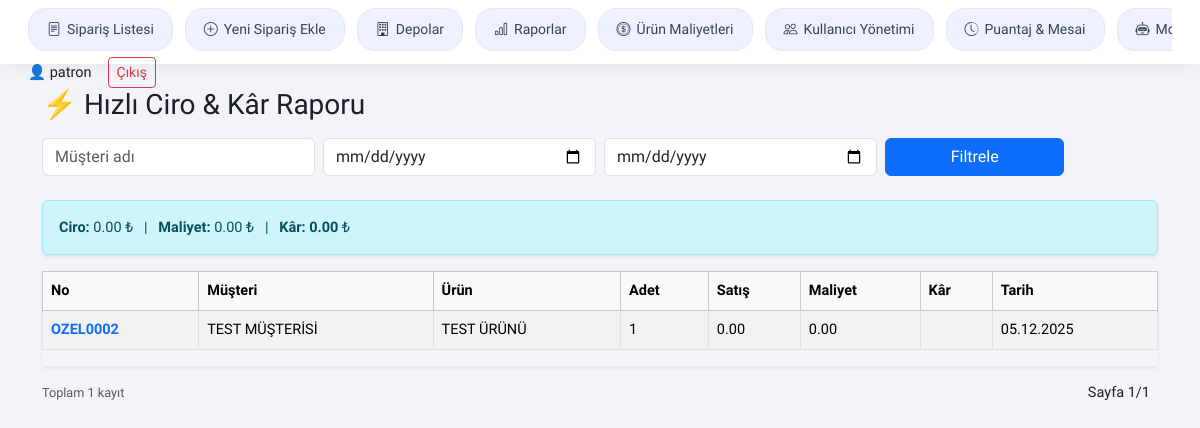
Screenshot of /reports/fast/ (signed in) with the database file from the repository.
### core/models.py (models this page shows, shortened)
class Order(models.Model):
    SIPARIS_TIPLERI = [
        ('OZEL', 'Özel'),
        ('SERI', 'Seri'),
        ('STOK', 'Stoğa Üretim')  # 👈 Hazır üretim / depoya üretim tipi
    ]
    siparis_tipi = models.CharField(max_length=20, choices=SIPARIS_TIPLERI, null=True, blank=True, db_index=True)
    siparis_numarasi = models.CharField(max_length=20, unique=True, blank=True, db_index=True)
    musteri = models.ForeignKey('Musteri', on_delete=models.SET_NULL, null=True, blank=True, db_index=True)
    musteri_referans = models.CharField(max_length=150, blank=True, null=True, verbose_name="Müşteri Sipariş Referansı")
    siparis_tarihi = models.DateField(default=timezone.now, null=True, blank=True, db_index=True)
    urun_kodu = models.CharField(max_length=100, null=True, blank=True, db_index=True)
    adet = models.PositiveIntegerField(null=True, blank=True)
    renk = models.CharField(max_length=50, null=True, blank=True, db_index=True)
    beden = models.CharField(max_length=50, null=True, blank=True, db_index=True)
    teslim_tarihi = models.DateField(null=True, blank=True, db_index=True)
    aciklama = models.TextField(blank=True, null=True)
    resim = models.ImageField(upload_to='siparis_resimleri/', blank=True, null=True)
    qr_code_url = models.URLField(blank=True, null=True)
    kesim_yapan = models.CharField(max_length=100, blank=True, null=True)
    kesim_tarihi = models.DateTimeField(blank=True, null=True)
    dikim_yapan = models.CharField(max_length=100, blank=True, null=True)
    dikim_tarihi = models.DateTimeField(blank=True, null=True)
    susleme_yapan = models.CharField(max_length=100, blank=True, null=True)
    susleme_tarihi = models.DateTimeField(blank=True, null=True)
    hazir_yapan = models.CharField(max_length=100, blank=True, null=True)
    hazir_tarihi = models.DateTimeField(blank=True, null=True)
    sevkiyat_yapan = models.CharField(max_length=100, blank=True, null=True)
    sevkiyat_tarihi = models.DateTimeField(blank=True, null=True)
    cikti_alindi = models.BooleanField(default=False)
    DURUM_SECENEKLERI = [
        ('bekliyor', 'Bekliyor'),
        ('basladi', 'Başladı'),
        ('bitti', 'Bitti'),
    ]
    kesim_durum = models.CharField(max_length=20, choices=DURUM_SECENEKLERI, default='bekliyor')
    dikim_durum = models.CharField(max_length=20, choices=DURUM_SECENEKLERI, default='bekliyor')
    susleme_durum = models.CharField(max_length=20, choices=DURUM_SECENEKLERI, default='bekliyor')
    hazir_durum = models.CharField(max_length=20, choices=DURUM_SECENEKLERI, default='bekliyor')
    sevkiyat_durum = models.CharField(
        max_length=20,
        choices=[
            ('bekliyor', 'Bekliyor'),
            ('hazirlaniyor', 'Hazırlanıyor'),
            ('gonderildi', 'Gönderildi')
        ],
        default='bekliyor'
    )
    dikim_fason = models.BooleanField(default=False)
    dikim_fasoncu = models.ForeignKey(Fasoncu, on_delete=models.SET_NULL, null=True, blank=True, related_name='dikim_fasonlari')
    dikim_fason_durumu = models.CharField(max_length=20, choices=[('verildi', 'Verildi'), ('alindi', 'Alındı')], blank=True, null=True)
    susleme_fason = models.BooleanField(default=False)
    susleme_fasoncu = models.ForeignKey(Fasoncu, on_delete=models.SET_NULL, null=True, blank=True, related_name='susleme_fasonlari')
    susleme_fason_durumu = models.CharField(max_length=20, choices=[('verildi', 'Verildi'), ('alindi', 'Alındı')], blank=True, null=True)
    nakisci = models.ForeignKey(Nakisci, on_delete=models.SET_NULL, null=True, blank=True, related_name='nakis_siparisleri')
    nakis_durumu = models.CharField(max_length=20, choices=[('yok', 'Yok'), ('verildi', 'Nakışa Verildi'), ('alindi', 'Nakıştan Alındı')], default='yok')
    satis_fiyati = models.DecimalField(max_digits=12, decimal_places=2, null=True, blank=True)
    para_birimi = models.CharField(max_length=3, choices=CURRENCY_CHOICES, default="TRY")
    maliyet_uygulanan = models.DecimalField(max_digits=12, decimal_places=2, null=True, blank=True)
    maliyet_para_birimi = models.CharField(max_length=3, choices=CURRENCY_CHOICES, default="TRY")
    maliyet_override = models.DecimalField(max_digits=12, decimal_places=2, null=True, blank=True)
    ekstra_maliyet = models.DecimalField(max_digits=12, decimal_places=2, default=0)
    last_updated = models.DateTimeField(auto_now=True)
    @property
    def efektif_maliyet(self):
        if self.maliyet_override is not None:
            return Decimal(self.maliyet_override)
        if self.maliyet_uygulanan is not None:
            return Decimal(self.maliyet_uygulanan)
        return Decimal(0)
    @property
    def toplam_maliyet(self):
        ekstra = Decimal(self.ekstra_maliyet or 0)
        return self.efektif_maliyet + ekstra
    @property
    def kar_backend(self):
        if not self.satis_fiyati:
            return None
        return Decimal(self.satis_fiyati) - self.toplam_maliyet

class Musteri(models.Model):
    ad = models.CharField(max_length=200, db_index=True)
    aktif = models.BooleanField(default=True)   # 👈 EKLENDİ!
    def __str__(self):
        return self.ad

### core/views.py (the view)
# urls.py: path("reports/fast/", views.fast_profit_report, name="fast_profit_report"),
@login_required
@never_cache
def fast_profit_report(request):
    if not request.user.groups.filter(name__in=["patron", "mudur"]).exists():
        return HttpResponseForbidden("Bu sayfaya erişim yetkiniz yok.")
    musteri = request.GET.get("musteri", "").strip()
    tarih1 = request.GET.get("t1")
    tarih2 = request.GET.get("t2")
    orders = (
        Order.objects
        .select_related("musteri")
        .filter(sevkiyat_durum="gonderildi")
        .order_by("-id")
    )
    if musteri:
        orders = orders.filter(musteri__ad__icontains=musteri)
    if tarih1 and tarih2:
        orders = orders.filter(siparis_tarihi__range=[tarih1, tarih2])
    elif tarih1:
        orders = orders.filter(siparis_tarihi__gte=tarih1)
    elif tarih2:
        orders = orders.filter(siparis_tarihi__lte=tarih2)
    DEC = DecimalField(max_digits=12, decimal_places=2)
    ZERO = Decimal("0.00")
    maliyet_expr = ExpressionWrapper(
        Coalesce(F("maliyet_override"), ZERO, output_field=DEC)
        + Coalesce(F("maliyet_uygulanan"), ZERO, output_field=DEC)
        + Coalesce(F("ekstra_maliyet"), ZERO, output_field=DEC),
        output_field=DEC,
    )
    agg = orders.aggregate(
        toplam_ciro=Coalesce(Sum("satis_fiyati", output_field=DEC), ZERO, output_field=DEC),
        toplam_maliyet=Coalesce(Sum(maliyet_expr, output_field=DEC), ZERO, output_field=DEC),
    )
    toplam_ciro = agg["toplam_ciro"]
    toplam_maliyet = agg["toplam_maliyet"]
    toplam_kar = toplam_ciro - toplam_maliyet
    paginator = Paginator(orders, 20)
    page_obj = paginator.get_page(request.GET.get("page"))
    context = {
        "page_obj": page_obj,
        "toplam_ciro": toplam_ciro,
        "toplam_maliyet": toplam_maliyet,
        "toplam_kar": toplam_kar,
        "musteri": musteri or "",
    }
    response = render(request, "reports/fast_profit_report.html", context)
    response["Cache-Control"] = "no-cache, no-store, must-revalidate"
    response["Pragma"] = "no-cache"
    response["Expires"] = "0"
    return response

### templates/reports/fast_profit_report.html (shortened to what this page needs)
{% extends "base.html" %}
{% block content %}
<div class="container mt-4">
    <div class="d-flex justify-content-between align-items-center mb-3">
        <h3 class="m-0">⚡ Hızlı Ciro & Kâr Raporu</h3>
    </div>
    <form method="get" class="row g-2 mb-4">
        <div class="col-md-3">
            <input type="text" name="musteri" class="form-control"
                   placeholder="Müşteri adı"
                   value="{{ musteri }}">
        </div>
        <div class="col-md-3">
            <input type="date" name="t1" class="form-control" value="{{ t1 }}">
        </div>
        <div class="col-md-3">
            <input type="date" name="t2" class="form-control" value="{{ t2 }}">
        </div>
        <div class="col-md-2 d-grid">
            <button type="submit" class="btn btn-primary">
                Filtrele
            </button>
        </div>
    </form>
    <div class="alert alert-info shadow-sm">
        <strong>Ciro:</strong> {{ toplam_ciro|floatformat:2 }} ₺ &nbsp; | &nbsp;
        <strong>Maliyet:</strong> {{ toplam_maliyet|floatformat:2 }} ₺ &nbsp; | &nbsp;
        <strong>Kâr:</strong> <b>{{ toplam_kar|floatformat:2 }}</b> ₺
    </div>
    <div class="table-responsive shadow-sm">
        <table class="table table-striped table-bordered align-middle">
            <thead class="table-light">
                <tr>
                    <th>No</th>
                    <th>Müşteri</th>
                    <th>Ürün</th>
                    <th>Adet</th>
                    <th>Satış</th>
                    <th>Maliyet</th>
                    <th>Kâr</th>
                    <th>Tarih</th>
                </tr>
            </thead>
            <tbody>
                {% for o in page_obj %}
                <tr>
                    <td>
                        <a href="{% url 'order_detail' o.id %}"
                           class="text-decoration-none fw-semibold text-primary">
                            {{ o.siparis_numarasi }}
                        </a>
                    </td>
                    <td>{{ o.musteri }}</td>
                    <td>{{ o.urun_kodu }}</td>
                    <td>{{ o.adet }}</td>
                    <td>{{ o.satis_fiyati|floatformat:2 }}</td>
                    <td>{{ o.toplam_maliyet|floatformat:2 }}</td>
                    <td class="fw-bold">
                    </td>
                    <td>{{ o.siparis_tarihi|date:"d.m.Y" }}</td>
                </tr>
                {% empty %}
                <tr>
                    <td colspan="8" class="text-center text-muted py-4">
                        Kayıt bulunamadı
                    </td>
                </tr>
                {% endfor %}
            </tbody>
        </table>
    </div>
    <div class="d-flex justify-content-between align-items-center mt-3">
        <small class="text-muted">
            Toplam {{ page_obj.paginator.count }} kayıt
        </small>
        <div class="d-flex align-items-center gap-2">
            <span class="px-2">
                Sayfa {{ page_obj.number }}/{{ page_obj.paginator.num_pages }}
            </span>
        </div>
    </div>
</div>
{% endblock %}

### templates/base.html (shortened to what this page needs)
<!DOCTYPE html>
<html lang="tr">
<head>
  <link href="https://cdn.jsdelivr.net/npm/bootstrap@5.3.3/dist/css/bootstrap.min.css" rel="stylesheet">
  <link rel="stylesheet" href="https://cdn.jsdelivr.net/npm/bootstrap-icons@1.11.3/font/bootstrap-icons.min.css">
  <link href="https://cdn.jsdelivr.net/npm/select2@4.1.0-rc.0/dist/css/select2.min.css" rel="stylesheet" />
</head>
<body>
<nav class="navbar app-navbar px-3 mb-0">
  <div class="container-fluid d-flex align-items-center justify-content-between">
    <div class="chip-scroll">
      <a href="{% url 'order_list' %}"
         class="chip {% if request.resolver_match.url_name == 'order_list' %}active{% endif %}">
        <i class="bi bi-file-text"></i> Sipariş Listesi
      </a>
      <a href="{% url 'order_multi_create' %}"
         class="chip {% if request.resolver_match.url_name == 'order_multi_create' %}active{% endif %}">
        <i class="bi bi-plus-circle"></i> Yeni Sipariş Ekle
      </a>
      <a class="chip"><i class="bi bi-building"></i> Depolar</a>
      <a class="chip"><i class="bi bi-bar-chart"></i> Raporlar</a>
      <a class="chip"><i class="bi bi-coin"></i> Ürün Maliyetleri</a>
      <a class="chip"><i class="bi bi-people"></i> Kullanıcı Yönetimi</a>
      <a class="chip"><i class="bi bi-clock-history"></i> Puantaj & Mesai</a>
      <a class="chip"><i class="bi bi-robot"></i> Moli Asistan</a>
    </div>
    {% if user.is_authenticated %}
      <div class="d-flex align-items-center gap-3">
        <span>👤 {{ user.username }}</span>
        <a href="{% url 'logout' %}" class="btn btn-outline-danger btn-sm">Çıkış</a>
      </div>
    {% endif %}
  </div>
</nav>
<div id="mainContent">
  {% block content %}{% endblock %}
</div>
</body>
</html>

### templates/base.html (style rules this page uses)
body { font-family: "Plus Jakarta Sans", sans-serif; font-size: 14.5px; background: #f3f4f8; overflow-x: hidden; color: #1d1e2c; }
.app-navbar { background: #fff; box-shadow: 0 4px 18px rgba(0,0,0,0.05); position: sticky; top: 0; height: 64px; z-index: 100 !important; }
.chip-scroll { display: flex; gap: 12px; overflow-x: auto; padding-bottom: 6px; }
.chip { padding: 10px 18px; background: #eef1ff; border-radius: 18px; font-size: 14px; text-decoration: none !important; display: flex; align-items: center; gap: 6px; white-space: nowrap; border: 1px solid #e3e6fb; color: #39405a !important; font-weight: 500; transition: 0.2s ease; }

### rows the page displays
Order: siparis_numarasi "OZEL0002", musteri "TEST MÜŞTERİSİ", urun_kodu "TEST ÜRÜNÜ", adet "1", satis_fiyati "0.00", toplam_maliyet "0.00", siparis_tarihi "05.12.2025"

### other values shown
{{ user.username }} "patron"
{{ toplam_ciro|floatformat:2 }} "0.00"
{{ toplam_maliyet|floatformat:2 }} "0.00"
{{ toplam_kar|floatformat:2 }} "0.00"
{{ page_obj.paginator.count }} "1"
{{ page_obj.number }} "1"
{{ page_obj.paginator.num_pages }} "1"
